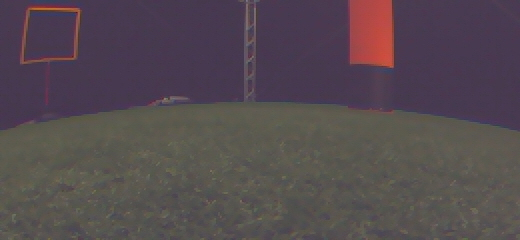
#> input picture Horizon & Colour Detect/TestCodes/fotos/78944762.jpg, 520 x 240 px, found by its file name
$ python ContourTestLeanne.py   (older library calls are emulated)
#> lines starting #> are read from the running program, lines starting #| are printed output that depends on the picture; after the words box and inside, x2 and y2 are one past the last pixel; in counts of white or black regions, pixels touching at a corner belong together
from __future__ import print_function
import cv2 as cv
import numpy as np
import argparse
import random as rng
rng.seed(12345)

def thresh_callback(val):
    threshold = val

    # Detect edges using Canny
    canny_output = cv.Canny(src_gray, threshold, threshold * 2)

    # Find contours
    _, contours, hierarchy = cv.findContours(canny_output, -1, cv.CHAIN_APPROX_SIMPLE)
    print('Hierarchy', hierarchy)
    print('Contours', contours)

    # Draw contours
    drawing = np.zeros((canny_output.shape[0], canny_output.shape[1], 3), dtype=np.uint8)
    for i in range(len(contours)):
        color = (rng.randint(0,256), rng.randint(0,256), rng.randint(0,256))
        cv.drawContours(drawing, contours, i, color, 2, cv.LINE_8, hierarchy, 0)

    # Show in a window
    cv.imshow('Contours', drawing)

# Load source image
parser = argparse.ArgumentParser(description='Code for Finding contours in your image tutorial.')
parser.add_argument('--input', help='Path to input image.', default='78944762.jpg')
args = parser.parse_args()
src = cv.imread(args.input)
#> src is the input picture: shape (240, 520, 3); mean B, G, R 79.9, 74.4, 84.9

if src is None:
    print('Could not open or find the image:', args.input)
    exit(0)

# Convert image to gray and blur it
src_gray = cv.cvtColor(src, cv.COLOR_BGR2GRAY)
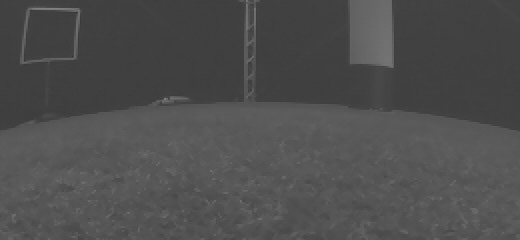
#> src_gray: shape (240, 520); min 39, max 130, mean 78.2
src_gray = cv.blur(src_gray, (3,3))

# Create Window
source_window = 'Source'
cv.namedWindow(source_window)
cv.imshow(source_window, src)
max_thresh = 255
thresh = 100 # initial threshold
cv.createTrackbar('Canny Thresh:', source_window, thresh, max_thresh, thresh_callback)
thresh_callback(thresh)
#> in thresh_callback, `canny_output = cv.Canny(src_gray, threshold, threshold * 2)`: canny_output: shape (240, 520); every value is 0
#> (the run stopped early here; a loop or call above may not have finished)

$ run again, with Horizon & Colour Detect/TestCodes/fotos/test2.jpg copied over Horizon & Colour Detect/TestCodes/fotos/78944762.jpg
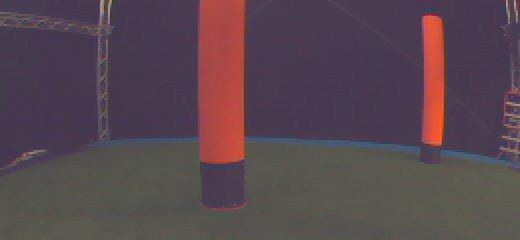
#> input picture Horizon & Colour Detect/TestCodes/fotos/test2.jpg, 520 x 240 px, found by its file name
#> src is the input picture: shape (240, 520, 3); mean B, G, R 79.5, 70.8, 87.5
#> `src_gray = cv.cvtColor(src, cv.COLOR_BGR2GRAY)`:
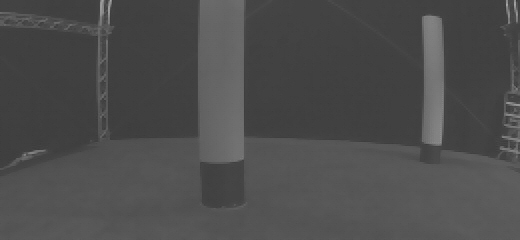
#> src_gray: shape (240, 520); min 51, max 168, mean 76.8
#> in thresh_callback, `canny_output = cv.Canny(src_gray, threshold, threshold * 2)`:
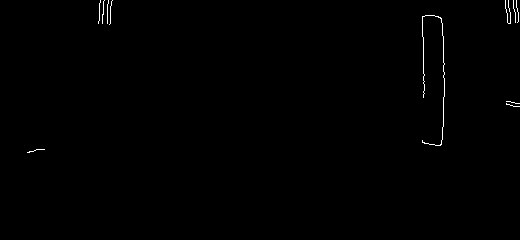
#> canny_output: shape (240, 520); 0.4% white in thin lines or dots, all inside (x1, y1, x2, y2) = (27, 0, 520, 153)
